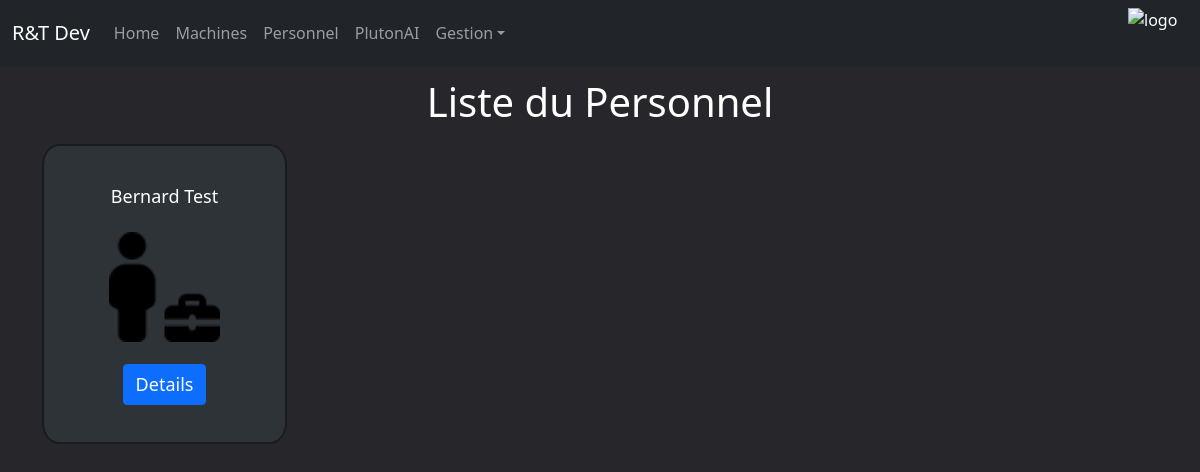
/computerApp/personnels/, run on an earlier commit of the app's database.
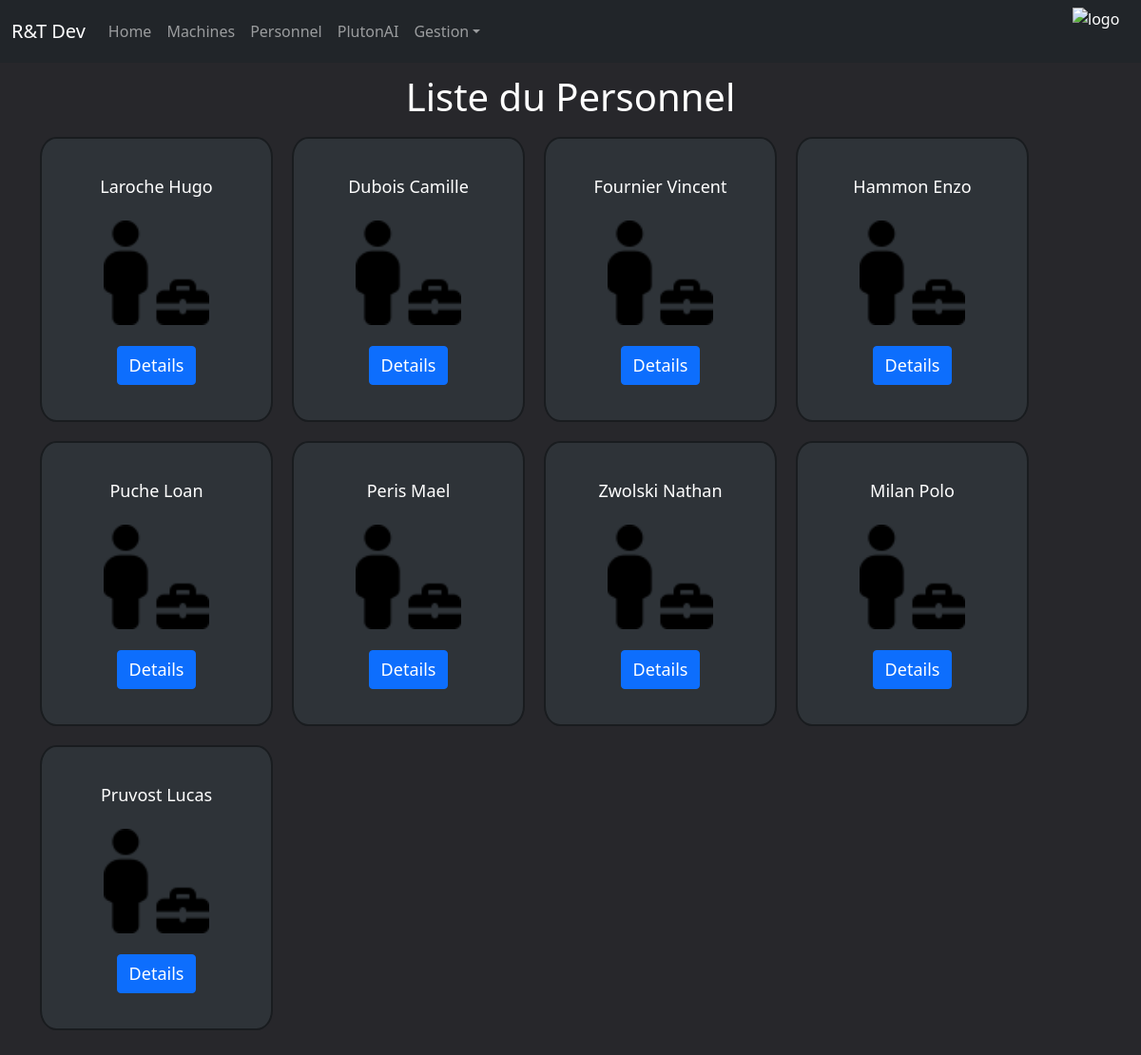
And on a later commit of the database.
### computerApp/models.py (models this page shows, shortened)
class Personnel(models.Model):
    num_secu = models.CharField(primary_key=True,default=0,max_length=13)
    nom = models.CharField(max_length=8)
    prenom = models.CharField(max_length=8)

### computerApp/views.py (the view)
# urls.py: path('personnels/', views.personnel_list_view, name='personnels'),
def personnel_list_view(request):
	personnels = Personnel.objects.all()
	context={'personnels': personnels}
	return render(request, 'computerApp/personnel_list.html', context)

### computerApp/templates/computerApp/personnel_list.html (shortened to what this page needs)
<!DOCTYPE html>
<html lang="en">
<head>
</head>
<body>
    {% extends "index.html" %}
    {% load static %}
    {% block content %}
        <div>
            <h1>Liste du Personnel</h1>
        </div>
        {% if personnels %}
        <ul class="personnel-container">
            {% for personnel in personnels %}
                <li class="personnel">
                    <a>{{ personnel.nom }} {{personnel.prenom}}</a>
                    <img src="{% static 'computerApp/images/staff.png' %}">
                    <a href="{% url 'personnel-detail' personnel.num_secu %}" class="btn btn-primary">Details</a>
                </li>
            {% endfor %}
        </ul>
        {% else %}
            <p>Il n'y a pas de personnel.</p>
        {% endif %}
    {% endblock %}

### computerApp/templates/index.html (shortened to what this page needs)
<!DOCTYPE html>
<html lang="fr">
    <head>
        <link href=" https://cdn.jsdelivr.net/npm/bootstrap@5.1.3/dist/css/bootstrap.min.css"
        rel="stylesheet"
>
        {% load static %}
        <link rel="stylesheet" href="{% static 'css/styles.css' %}">
    </head>
    <body>
        <nav class="navbar navbar-expand-lg navbar-dark bg-dark">
            <div class="container-fluid">
                <a class="navbar-brand" href="#">R&T Dev</a>
                <div class="collapse navbar-collapse" id="navbarNavDropdown">
                    <ul class="navbar-nav">
                        <li class="nav-item active">
                            <a class="nav-link" href="{% url 'index' %}">Home</a>
                        </li>
                        <li class="nav-item">
                            <a class="nav-link" href="{% url 'machines' %}">Machines</a>
                        </li>
                        <li class="nav-item">
                            <a class="nav-link" href="{% url 'personnels' %}">Personnel</a>
                        </li>
                        <li class="nav-item">
                            <a class="nav-link" href="{% url 'chatbot' %}">PlutonAI</a>
                        </li>
                        <li class="nav-item dropdown">
                            <a class="nav-link dropdown-toggle" href="#" role="button" data-bs-toggle="dropdown" aria-expanded="false">Gestion</a>
                        </li>
                    </ul>
                </div>
                <div class="d-flex justify-content-end">
                    <img src="{% static 'computerApp/images/logo_200px.png' %}" alt="logo"
                    style="width:50px;height:50px;margin-right:10px;">
                </div>
            </div>
        </nav>
        {% block content %}{% endblock %}
    </body>
</html>

### computerApp/static/css/styles.css (style rules this page uses)
body { background-color: #27272b; color: #fff; }
a { color: #fff; }
div h1 { color: #ffffff; display: flex; justify-content: center; align-items: center; margin-top: 1%; }
.personnel-container { display: flex; flex-wrap: wrap; }
.personnel { display: flex; flex-direction: column; justify-content: center; align-items: center; width: 245px; height: 300px; border: 2px solid #191c1f; border-radius: 7%; margin: 10px; padding: 10px; box-sizing: border-box; background-color: #2e3338; }
.personnel img { width: 50%; height: auto; }
.personnel a { margin-top: 10%; margin-bottom: 10%; font-size: large; }

What changed in the data, as far as the page shows it:
removed Personnel: nom "Bernard", prenom "Test"
added Personnel: nom "Laroche", prenom "Hugo"
added Personnel: nom "Dubois", prenom "Camille"
added Personnel: nom "Fournier", prenom "Vincent"
added Personnel: nom "Hammon", prenom "Enzo"
added Personnel: nom "Puche", prenom "Loan"
added Personnel: nom "Peris", prenom "Mael"
added Personnel: nom "Zwolski", prenom "Nathan"
added Personnel: nom "Milan", prenom "Polo"
added Personnel: nom "Pruvost", prenom "Lucas"
